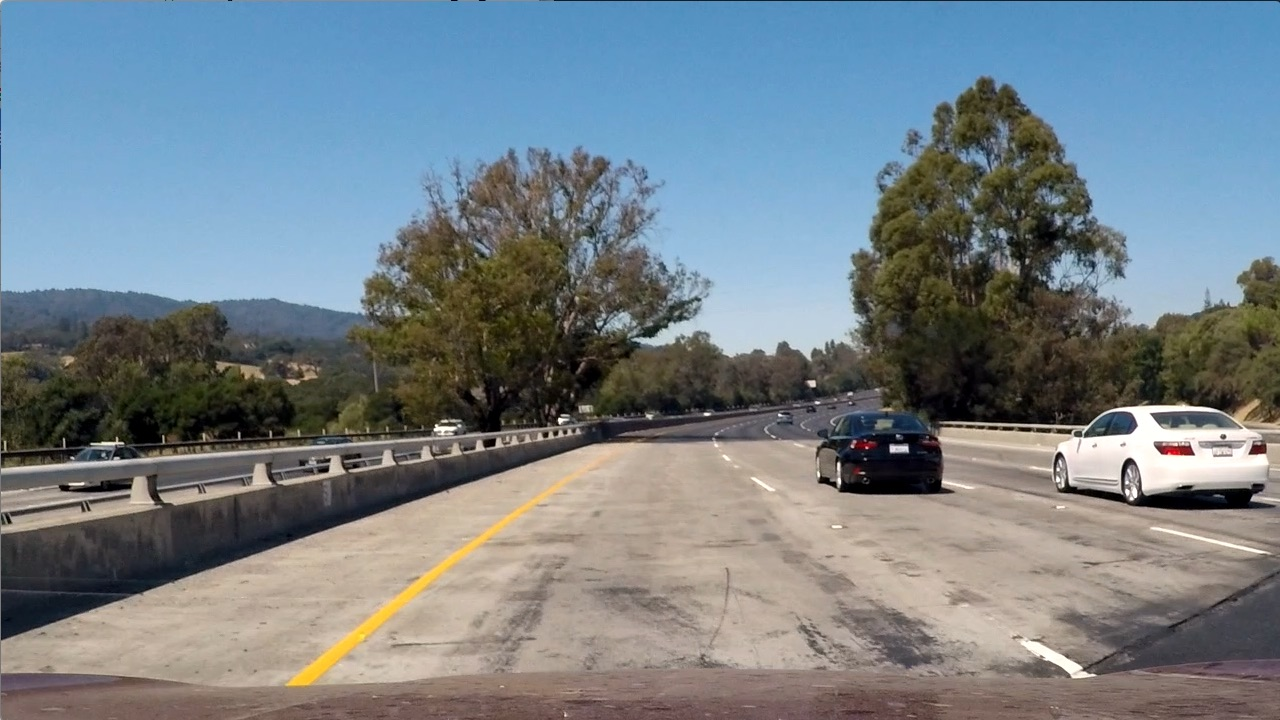
#> input picture test_images/test1.jpg, 1280 x 720 px
$ python -i advanced_line.py   (imports and definitions only)   (older library calls are emulated)
#> lines starting #> are read from the running program, lines starting #| are printed output that depends on the picture; after the words box and inside, x2 and y2 are one past the last pixel; in counts of white or black regions, pixels touching at a corner belong together
import numpy as np
import cv2
import pickle
import glob
import matplotlib.pyplot as plt
import matplotlib.image as mpimg
from skimage import img_as_ubyte
from scipy.optimize import curve_fit

# Import everything needed to edit/save/watch video clips
from moviepy.editor import VideoFileClip
from IPython.display import HTML

ym_per_pix = 30.0/720.0 # meters per pixel in y dimension
xm_per_pix = 3.7/700.0 # meters per pixel in x dimension

# loading calibration
pickle_fname = 'output_images/camera_cal_mtx_dist.p'
mtx = []
dist = []

def func(x, a, b, c):
    return a*x**2+b*x+c

# [64 lines left out: functions display_save_images, weighted_img, load_camera_cal_params, not called in this run]

def pipeline_undistort(img, mtx, dist):
    """ Undistorts the input image. """
    return cv2.undistort(img, mtx, dist, None, mtx)

def hls_lthresh(img, thresh=(220, 255)):
    # 1) Convert to HLS color space
    hls = cv2.cvtColor(img, cv2.COLOR_RGB2HLS)
    hls_l = hls[:,:,1]
    hls_l = hls_l*(255/np.max(hls_l))
    # 2) Apply a threshold to the L channel
    binary_output = np.zeros_like(hls_l)
    binary_output[(hls_l > thresh[0]) & (hls_l <= thresh[1])] = 1
    # 3) Return a binary image of threshold result
    return binary_output

def lab_bthresh(img, thresh=(190,255)):
    # 1) Convert to LAB color space
    lab = cv2.cvtColor(img, cv2.COLOR_RGB2Lab)
    lab_b = lab[:,:,2]
    # don't normalize if there are no yellows in the image
    if np.max(lab_b) > 175:
        lab_b = lab_b*(255/np.max(lab_b))
    # 2) Apply a threshold to the L channel
    binary_output = np.zeros_like(lab_b)
    binary_output[((lab_b > thresh[0]) & (lab_b <= thresh[1]))] = 1
    # 3) Return a binary image of threshold result
    return binary_output

# Edit this function to create your own pipeline.
def pipeline_transform(img, s_thresh=(170, 255), sx_thresh=(20, 100)):
    #s_thresh=(170, 255), sx_thresh=(20, 50)
#> called with s_thresh = (170, 255), sx_thresh = (20, 100)
    img = np.copy(img)
    # Convert to HSV color space and separate the V channel
    hsv = cv2.cvtColor(img, cv2.COLOR_RGB2HLS).astype(np.float)
    l_channel = hsv[:,:,1]
    s_channel = hsv[:,:,2]
    # Sobel x
    sobelx = cv2.Sobel(l_channel, cv2.CV_64F, 1, 0) # Take the derivative in x
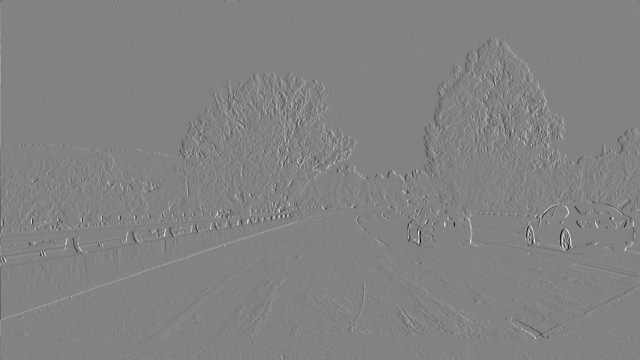
#> sobelx: shape (720, 1280) float64 (shown at 1/2 size); min -856, max 819, mean 0; drawn with min black and max white
    abs_sobelx = np.absolute(sobelx) # Absolute x derivative to accentuate lines away from horizontal
    scaled_sobel = np.uint8(255*abs_sobelx/np.max(abs_sobelx))

    # Threshold x gradient
    sxbinary = np.zeros_like(scaled_sobel)
    sxbinary[(scaled_sobel >= sx_thresh[0]) & (scaled_sobel <= sx_thresh[1])] = 1

    # Threshold color channel
    s_binary = np.zeros_like(s_channel)
    s_binary[(s_channel >= s_thresh[0]) & (s_channel <= s_thresh[1])] = 1
    # Stack each channel
    # Note color_binary[:, :, 0] is all 0s, effectively an all black image. It might
    # be beneficial to replace this channel with something else.
    color_binary = np.dstack(( np.zeros_like(sxbinary), sxbinary, s_binary))

    img_lthresh = hls_lthresh(img)
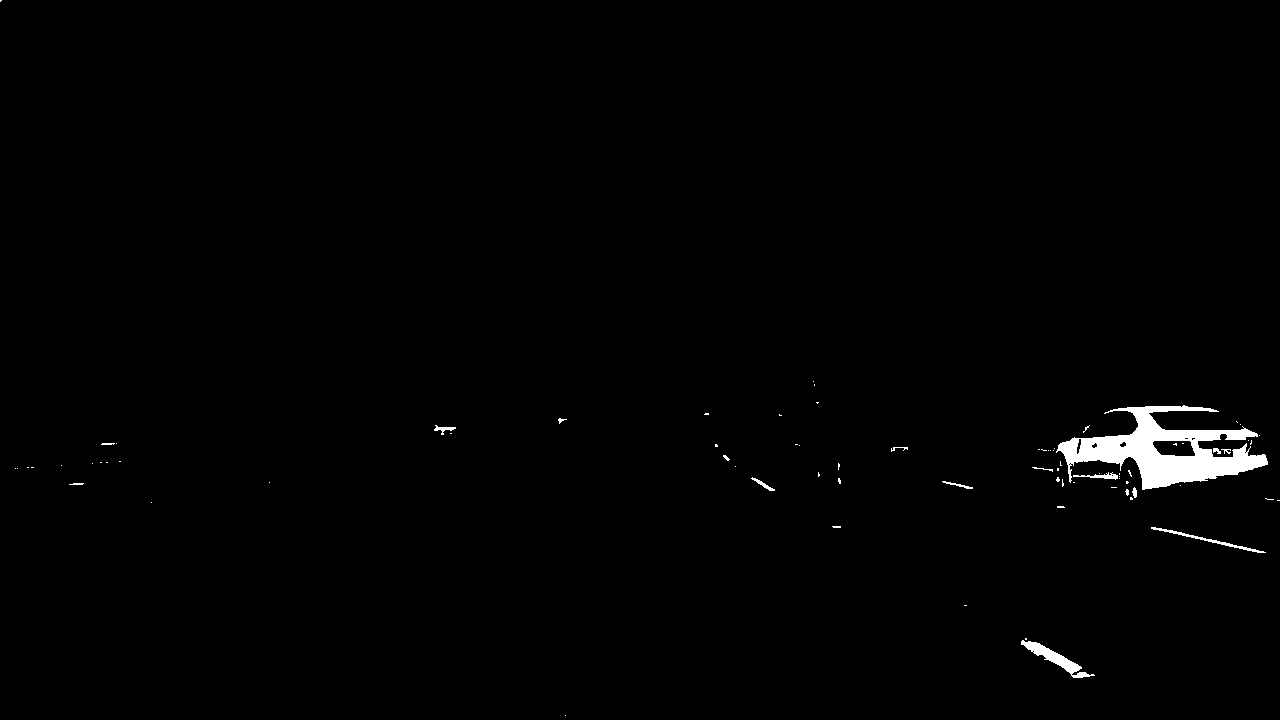
#> img_lthresh: shape (720, 1280) float64; values 0 (black) and 1 (white), 1% white; 78 white regions (62 under 20 px), largest, box (x1, y1, x2, y2) and area: (1056, 405, 1268, 490) 7468, (1021, 640, 1095, 678) 701, (1151, 527, 1266, 553) 313
    img_bthresh = lab_bthresh(img)
#> in lab_bthresh, `lab_b = lab_b*(255/np.max(lab_b))`:
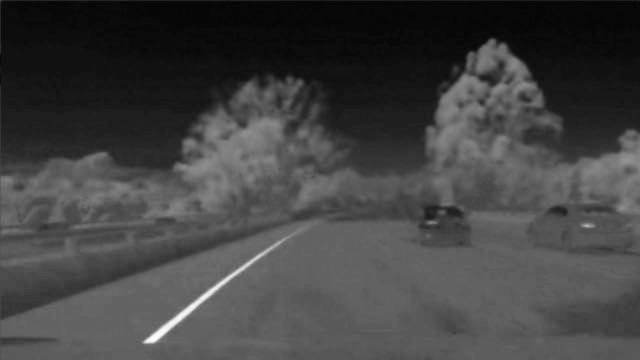
#> lab_b: shape (720, 1280) float64 (shown at 1/2 size); min 115.2, max 255, mean 151.8; drawn with min black and max white
#> img_bthresh: shape (720, 1280) float64; values 0 (black) and 1 (white), 0.65% white; 34 white regions (21 under 20 px), largest, box (x1, y1, x2, y2) and area: (285, 473, 579, 688) 4465, (1239, 308, 1272, 329) 481, (382, 320, 424, 342) 369

    flat_binary = np.zeros_like(sxbinary)
    flat_binary[(sxbinary == 1) | (s_binary == 1)] = 1

    final_binary = np.zeros_like(img_bthresh)
    final_binary[(img_lthresh == 1) | (img_bthresh == 1)] = 1

    return final_binary

# [251 lines left out: functions birds_eye_view, fit_lines, to_real_world_space, calculate_radius, pipeline_image, not called in this run]

# Define a class to receive the characteristics of each line detection
class Line():
    # [126 lines left out: functions __init__, add_fit, process_image, not called in this run]


>>> import cv2
>>> picture = cv2.cvtColor(cv2.imread('test_images/test1.jpg'), cv2.COLOR_BGR2RGB)
>>> result = pipeline_transform(picture)
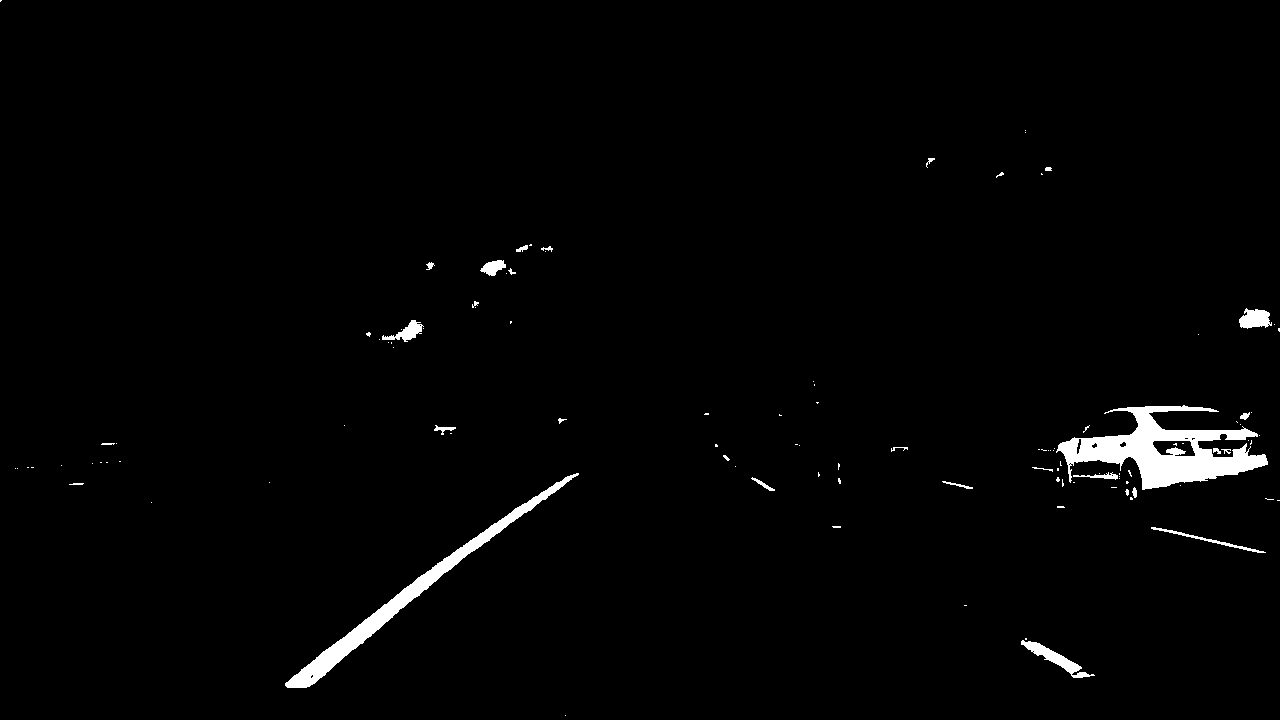
#> result: shape (720, 1280) float64; values 0 (black) and 1 (white), 1.7% white; 111 white regions (83 under 20 px), largest, box (x1, y1, x2, y2) and area: (1056, 405, 1268, 490) 7568, (285, 473, 579, 688) 4465, (1021, 640, 1095, 678) 701
